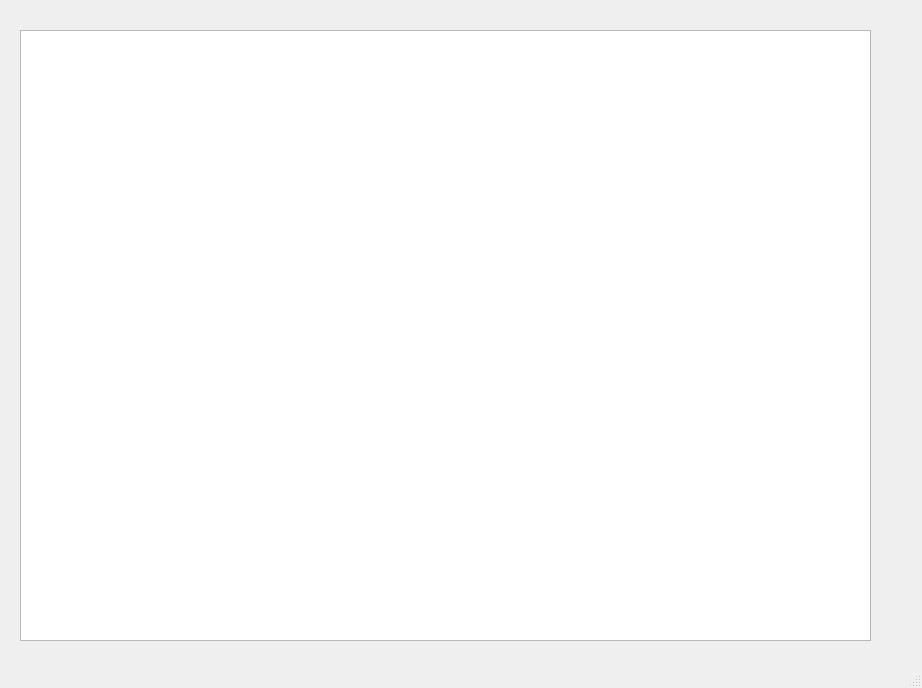
<?xml version="1.0" encoding="UTF-8"?>
<ui version="4.0">
 <class>MainWindow</class>
 <widget class="QMainWindow" name="MainWindow">
  <property name="geometry">
   <rect>
    <x>0</x>
    <y>0</y>
    <width>922</width>
    <height>688</height>
   </rect>
  </property>
  <property name="windowTitle">
   <string>MainWindow</string>
  </property>
  <widget class="QWidget" name="centralwidget">
   <widget class="QTableWidget" name="tableWidget">
    <property name="geometry">
     <rect>
      <x>20</x>
      <y>30</y>
      <width>851</width>
      <height>611</height>
     </rect>
    </property>
   </widget>
  </widget>
  <widget class="QMenuBar" name="menubar">
   <property name="geometry">
    <rect>
     <x>0</x>
     <y>0</y>
     <width>922</width>
     <height>22</height>
    </rect>
   </property>
  </widget>
  <widget class="QStatusBar" name="statusbar"/>
 </widget>
 <resources/>
 <connections/>
</ui>
